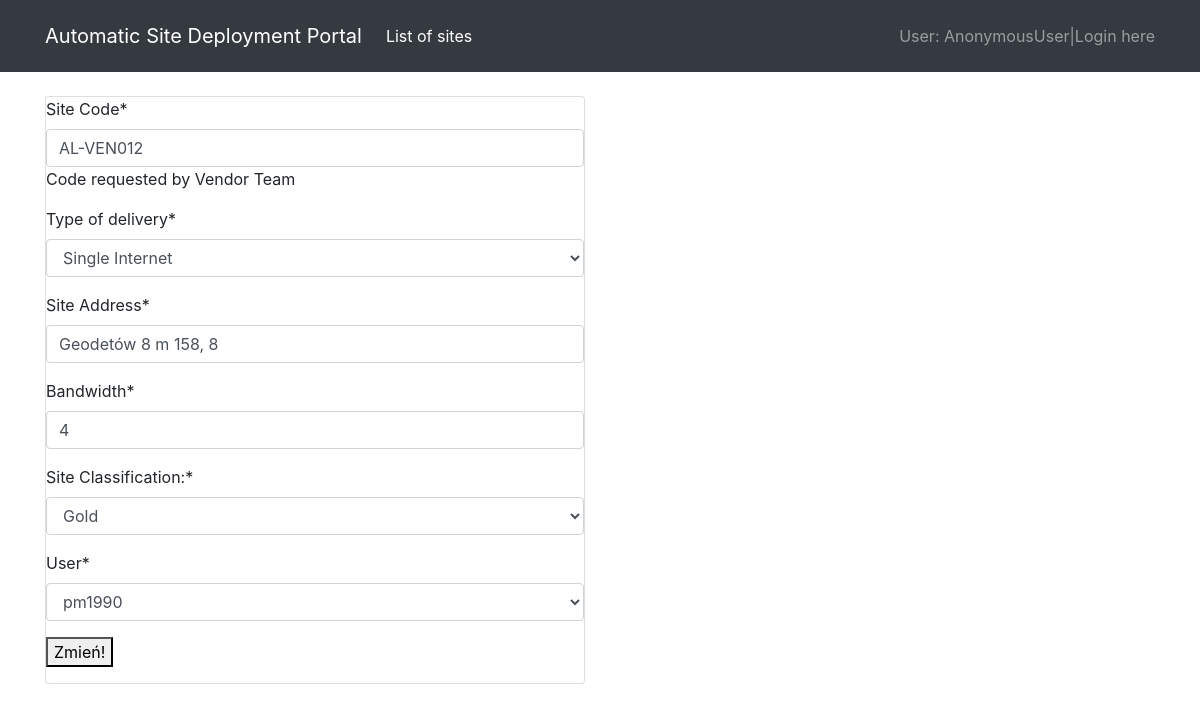
Screenshot of /lbe_portal/update/2 with the database file from the repository.
### lbeportal/models.py (models this page shows, shortened)
class SiteVendor(models.Model):
    site_code = models.CharField(verbose_name="Site Code", max_length=10, help_text='Code requested by Vendor Team')
    delivery_type = models.CharField(choices=DELIVERY_TYPE, verbose_name='Type of delivery', max_length=64)
    address = models.CharField(verbose_name="Site Address", max_length=64)
    bandwidth = models.IntegerField(verbose_name="Bandwidth")
    site_classification = models.CharField(choices=CLASSIFICATION, verbose_name="Site Classification:", max_length=64)
    user = models.ForeignKey(settings.AUTH_USER_MODEL, default=1, on_delete=models.CASCADE)

### lbeportal/views.py (the view, shortened to what this page needs)
# urls.py: path('update/<int:pk>', SiteVendorUpdateView.as_view(), name='update'),
class SiteVendorUpdateView(UpdateView):
    template_name = 'sitevendor_update.html'
    queryset = SiteVendor.objects.all()
    fields = '__all__'

### templates/sitevendor_update.html (shortened to what this page needs)
{% extends 'base.html' %}
{% load crispy_forms_tags %}
{% block content %}
<div class="container">
    <div class="row">
        <div class="col-sm-6">
        <div class="card">
    <form action="" method="POST">
    {{ form|crispy }}
        <button type="submit">Zmień!</button>
    </form>
                    </div>
        </div>
    </div>
</div>
{% endblock %}

### rows the page displays
SiteVendor: site_code "AL-VEN012", delivery_type "Single Internet", address "Geodetów 8 m 158, 8", bandwidth "4", site_classification "Gold", user "pm1990"

### other values shown
{{ user }} "AnonymousUser"
